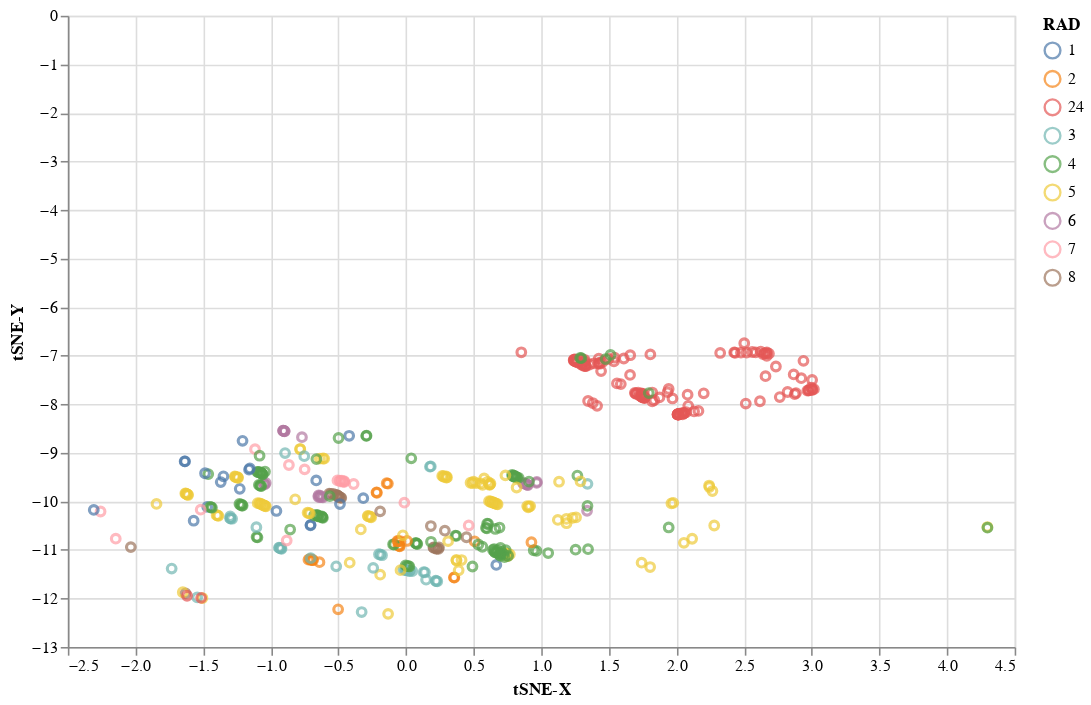

The notebook cell this image was saved under:
### Code cell
# One of non-linear embedding in sklearn
from sklearn.manifold import TSNE
tsne = TSNE(n_components=2, random_state=0, perplexity=300, n_iter=1000)
_X = X_selected.dropna()
_X = tsne.fit_transform(_X)
print('KL divergence: {}'.format(tsne.kl_divergence_))

import altair as alt
_X = pd.DataFrame({'tSNE-X': _X[:, 0], 'tSNE-Y': _X[:, 1], target: y})
alt.Chart(_X).mark_point().encode(x='tSNE-X', y='tSNE-Y', color=f'{target}:N').properties(width=600, height=400).interactive()

### Figure 1 — Vega-Lite specification as saved in the notebook (floating-point values rounded to 4 significant figures; data arrays with more than 128 entries replaced by an {"elided": "..."} marker saying what was removed)
{"config": {"view": {"continuousWidth": 400, "continuousHeight": 300}}, "data": {"name": "data-f62392a8d8cf3984aa8a23355b42a4ac"}, "mark": "point", "encoding": {"color": {"type": "nominal", "field": "RAD"}, "x": {"type": "quantitative", "field": "tSNE-X"}, "y": {"type": "quantitative", "field": "tSNE-Y"}}, "height": 400, "selection": {"selector017": {"type": "interval", "bind": "scales", "encodings": ["x", "y"]}}, "width": 600, "$schema": "https://vega.github.io/schema/vega-lite/v4.8.1.json", "datasets": {"data-f62392a8d8cf3984aa8a23355b42a4ac": {"elided": "495 records"}}}
